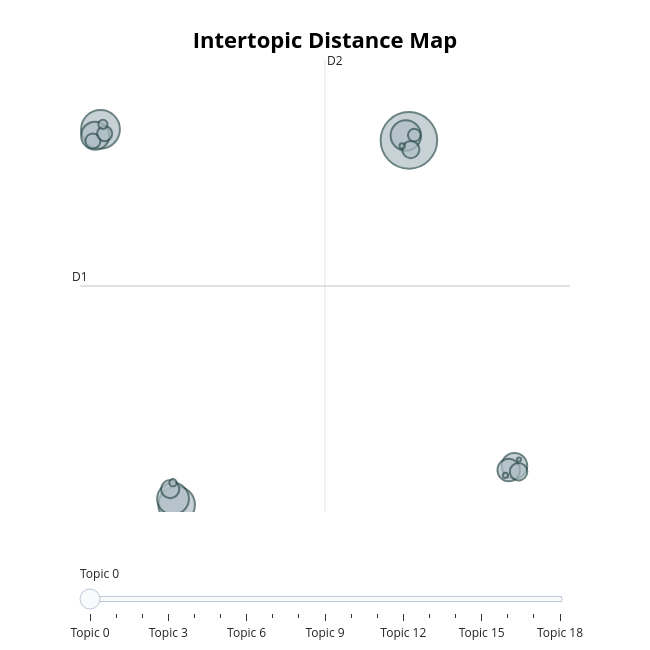

Notebook code for this chart:
### Markdown cell above
### *Visualize topic distribution*

### Code cell
topic_model.visualize_topics()

### Figure 1 — Plotly figure (JSON) as saved in the notebook; plotly's stock layout.template omitted (floating-point values rounded to 4 significant figures)
{"data": [{"customdata": [[0, "scoret | league | spillerne | spillere | champions", 7887], [1, "brexit | parlamentet | statsministeren | statsminister | stortinget", 3706], [2, "pågrepet | etterforskningen | drept | døde | fornærmede", 3292], [3, "ulykken | nødetatene | politiet på | operasjonsleder | brannvesenet", 2493], [4, "årets | serien | tv | kjent | åringen", 2280], [5, "president donald trump | presidentens | sa trump | presidenten | usas president", 1949], [6, "milliarder kroner | millioner kroner | kvartal | økte | veksten", 1619], [7, "hunder | hund | dyrene | hunden | dyr", 1250], [8, "meteorologisk | nedbør | meteorologisk institutt | stormen | været", 825], [9, "bompenger | elbiler | bilistene | elbil | samferdselsminister", 750], [10, "boligen | bygget | leiligheten | brannen | huset", 735], [11, "demonstrantene | demonstranter | protestene | demonstrasjonene | protester", 564], [12, "klimakrisen | klimaendringene | klimaendringer | utslippene | utslipp", 559], [13, "barnet | barn | barna | unge | første", 394], [14, "jernbane nord | jernbanen | jernbane | nordnorsk | nord norge", 208], [15, "turismen | turistene | turister | reiseliv | syden", 130], [16, "satellitter | månen | planet | planeten | space", 72], [17, "forskere | forskningen | vitenskap | forskerne | aftenpostens", 69], [18, "oljeselskapet | equinors | equinor | olje gass | norsk sokkel", 42]], "hovertemplate": "<b>Topic %{customdata[0]}</b><br>%{customdata[1]}<br>Size: %{customdata[2]}", "legendgroup": "", "marker": {"color": "#B0BEC5", "line": {"color": "DarkSlateGrey", "width": 2}, "size": [7887, 3706, 3292, 2493, 2280, 1949, 1619, 1250, 825, 750, 735, 564, 559, 394, 208, 130, 72, 69, 42], "sizemode": "area", "sizeref": 4.929, "symbol": "circle"}, "mode": "markers", "name": "", "orientation": "v", "showlegend": false, "type": "scatter", "x": [16.75, -5.715, -0.1688, -0.4326, 16.52, -6.101, 24.43, 24.01, -0.6388, 24.73, 16.88, -6.268, -5.413, 17.13, -5.541, -0.4373, 16.25, 23.78, 24.76], "xaxis": "x", "y": [19.86, 20.39, 2.34, 2.628, 20.09, 20.08, 4.208, 4.008, 3.09, 3.927, 19.42, 19.83, 20.18, 20.11, 20.63, 3.398, 19.59, 3.754, 4.516], "yaxis": "y"}], "layout": {"annotations": [{"showarrow": false, "text": "D1", "x": -7.208, "y": 12.86, "yshift": 10}, {"showarrow": false, "text": "D2", "x": 10.64, "xshift": 10, "y": 23.72}], "height": 650, "hoverlabel": {"bgcolor": "white", "font": {"family": "Rockwell", "size": 16}}, "legend": {"itemsizing": "constant", "tracegroupgap": 0}, "margin": {"t": 60}, "shapes": [{"line": {"color": "#CFD8DC", "width": 2}, "type": "line", "x0": 10.64, "x1": 10.64, "y0": 1.989, "y1": 23.72}, {"line": {"color": "#9E9E9E", "width": 2}, "type": "line", "x0": -7.208, "x1": 28.48, "y0": 12.86, "y1": 12.86}], "sliders": [{"active": 0, "pad": {"t": 50}, "steps": [{"args": [{"marker.color": [["red", "#B0BEC5", "#B0BEC5", "#B0BEC5", "#B0BEC5", "#B0BEC5", "#B0BEC5", "#B0BEC5", "#B0BEC5", "#B0BEC5", "#B0BEC5", "#B0BEC5", "#B0BEC5", "#B0BEC5", "#B0BEC5", "#B0BEC5", "#B0BEC5", "#B0BEC5", "#B0BEC5"]]}], "label": "Topic 0", "method": "update"}, {"args": [{"marker.color": [["#B0BEC5", "red", "#B0BEC5", "#B0BEC5", "#B0BEC5", "#B0BEC5", "#B0BEC5", "#B0BEC5", "#B0BEC5", "#B0BEC5", "#B0BEC5", "#B0BEC5", "#B0BEC5", "#B0BEC5", "#B0BEC5", "#B0BEC5", "#B0BEC5", "#B0BEC5", "#B0BEC5"]]}], "label": "Topic 1", "method": "update"}, {"args": [{"marker.color": [["#B0BEC5", "#B0BEC5", "red", "#B0BEC5", "#B0BEC5", "#B0BEC5", "#B0BEC5", "#B0BEC5", "#B0BEC5", "#B0BEC5", "#B0BEC5", "#B0BEC5", "#B0BEC5", "#B0BEC5", "#B0BEC5", "#B0BEC5", "#B0BEC5", "#B0BEC5", "#B0BEC5"]]}], "label": "Topic 2", "method": "update"}, {"args": [{"marker.color": [["#B0BEC5", "#B0BEC5", "#B0BEC5", "red", "#B0BEC5", "#B0BEC5", "#B0BEC5", "#B0BEC5", "#B0BEC5", "#B0BEC5", "#B0BEC5", "#B0BEC5", "#B0BEC5", "#B0BEC5", "#B0BEC5", "#B0BEC5", "#B0BEC5", "#B0BEC5", "#B0BEC5"]]}], "label": "Topic 3", "method": "update"}, {"args": [{"marker.color": [["#B0BEC5", "#B0BEC5", "#B0BEC5", "#B0BEC5", "red", "#B0BEC5", "#B0BEC5", "#B0BEC5", "#B0BEC5", "#B0BEC5", "#B0BEC5", "#B0BEC5", "#B0BEC5", "#B0BEC5", "#B0BEC5", "#B0BEC5", "#B0BEC5", "#B0BEC5", "#B0BEC5"]]}], "label": "Topic 4", "method": "update"}, {"args": [{"marker.color": [["#B0BEC5", "#B0BEC5", "#B0BEC5", "#B0BEC5", "#B0BEC5", "red", "#B0BEC5", "#B0BEC5", "#B0BEC5", "#B0BEC5", "#B0BEC5", "#B0BEC5", "#B0BEC5", "#B0BEC5", "#B0BEC5", "#B0BEC5", "#B0BEC5", "#B0BEC5", "#B0BEC5"]]}], "label": "Topic 5", "method": "update"}, {"args": [{"marker.color": [["#B0BEC5", "#B0BEC5", "#B0BEC5", "#B0BEC5", "#B0BEC5", "#B0BEC5", "red", "#B0BEC5", "#B0BEC5", "#B0BEC5", "#B0BEC5", "#B0BEC5", "#B0BEC5", "#B0BEC5", "#B0BEC5", "#B0BEC5", "#B0BEC5", "#B0BEC5", "#B0BEC5"]]}], "label": "Topic 6", "method": "update"}, {"args": [{"marker.color": [["#B0BEC5", "#B0BEC5", "#B0BEC5", "#B0BEC5", "#B0BEC5", "#B0BEC5", "#B0BEC5", "red", "#B0BEC5", "#B0BEC5", "#B0BEC5", "#B0BEC5", "#B0BEC5", "#B0BEC5", "#B0BEC5", "#B0BEC5", "#B0BEC5", "#B0BEC5", "#B0BEC5"]]}], "label": "Topic 7", "method": "update"}, {"args": [{"marker.color": [["#B0BEC5", "#B0BEC5", "#B0BEC5", "#B0BEC5", "#B0BEC5", "#B0BEC5", "#B0BEC5", "#B0BEC5", "red", "#B0BEC5", "#B0BEC5", "#B0BEC5", "#B0BEC5", "#B0BEC5", "#B0BEC5", "#B0BEC5", "#B0BEC5", "#B0BEC5", "#B0BEC5"]]}], "label": "Topic 8", "method": "update"}, {"args": [{"marker.color": [["#B0BEC5", "#B0BEC5", "#B0BEC5", "#B0BEC5", "#B0BEC5", "#B0BEC5", "#B0BEC5", "#B0BEC5", "#B0BEC5", "red", "#B0BEC5", "#B0BEC5", "#B0BEC5", "#B0BEC5", "#B0BEC5", "#B0BEC5", "#B0BEC5", "#B0BEC5", "#B0BEC5"]]}], "label": "Topic 9", "method": "update"}, {"args": [{"marker.color": [["#B0BEC5", "#B0BEC5", "#B0BEC5", "#B0BEC5", "#B0BEC5", "#B0BEC5", "#B0BEC5", "#B0BEC5", "#B0BEC5", "#B0BEC5", "red", "#B0BEC5", "#B0BEC5", "#B0BEC5", "#B0BEC5", "#B0BEC5", "#B0BEC5", "#B0BEC5", "#B0BEC5"]]}], "label": "Topic 10", "method": "update"}, {"args": [{"marker.color": [["#B0BEC5", "#B0BEC5", "#B0BEC5", "#B0BEC5", "#B0BEC5", "#B0BEC5", "#B0BEC5", "#B0BEC5", "#B0BEC5", "#B0BEC5", "#B0BEC5", "red", "#B0BEC5", "#B0BEC5", "#B0BEC5", "#B0BEC5", "#B0BEC5", "#B0BEC5", "#B0BEC5"]]}], "label": "Topic 11", "method": "update"}, {"args": [{"marker.color": [["#B0BEC5", "#B0BEC5", "#B0BEC5", "#B0BEC5", "#B0BEC5", "#B0BEC5", "#B0BEC5", "#B0BEC5", "#B0BEC5", "#B0BEC5", "#B0BEC5", "#B0BEC5", "red", "#B0BEC5", "#B0BEC5", "#B0BEC5", "#B0BEC5", "#B0BEC5", "#B0BEC5"]]}], "label": "Topic 12", "method": "update"}, {"args": [{"marker.color": [["#B0BEC5", "#B0BEC5", "#B0BEC5", "#B0BEC5", "#B0BEC5", "#B0BEC5", "#B0BEC5", "#B0BEC5", "#B0BEC5", "#B0BEC5", "#B0BEC5", "#B0BEC5", "#B0BEC5", "red", "#B0BEC5", "#B0BEC5", "#B0BEC5", "#B0BEC5", "#B0BEC5"]]}], "label": "Topic 13", "method": "update"}, {"args": [{"marker.color": [["#B0BEC5", "#B0BEC5", "#B0BEC5", "#B0BEC5", "#B0BEC5", "#B0BEC5", "#B0BEC5", "#B0BEC5", "#B0BEC5", "#B0BEC5", "#B0BEC5", "#B0BEC5", "#B0BEC5", "#B0BEC5", "red", "#B0BEC5", "#B0BEC5", "#B0BEC5", "#B0BEC5"]]}], "label": "Topic 14", "method": "update"}, {"args": [{"marker.color": [["#B0BEC5", "#B0BEC5", "#B0BEC5", "#B0BEC5", "#B0BEC5", "#B0BEC5", "#B0BEC5", "#B0BEC5", "#B0BEC5", "#B0BEC5", "#B0BEC5", "#B0BEC5", "#B0BEC5", "#B0BEC5", "#B0BEC5", "red", "#B0BEC5", "#B0BEC5", "#B0BEC5"]]}], "label": "Topic 15", "method": "update"}, {"args": [{"marker.color": [["#B0BEC5", "#B0BEC5", "#B0BEC5", "#B0BEC5", "#B0BEC5", "#B0BEC5", "#B0BEC5", "#B0BEC5", "#B0BEC5", "#B0BEC5", "#B0BEC5", "#B0BEC5", "#B0BEC5", "#B0BEC5", "#B0BEC5", "#B0BEC5", "red", "#B0BEC5", "#B0BEC5"]]}], "label": "Topic 16", "method": "update"}, {"args": [{"marker.color": [["#B0BEC5", "#B0BEC5", "#B0BEC5", "#B0BEC5", "#B0BEC5", "#B0BEC5", "#B0BEC5", "#B0BEC5", "#B0BEC5", "#B0BEC5", "#B0BEC5", "#B0BEC5", "#B0BEC5", "#B0BEC5", "#B0BEC5", "#B0BEC5", "#B0BEC5", "red", "#B0BEC5"]]}], "label": "Topic 17", "method": "update"}, {"args": [{"marker.color": [["#B0BEC5", "#B0BEC5", "#B0BEC5", "#B0BEC5", "#B0BEC5", "#B0BEC5", "#B0BEC5", "#B0BEC5", "#B0BEC5", "#B0BEC5", "#B0BEC5", "#B0BEC5", "#B0BEC5", "#B0BEC5", "#B0BEC5", "#B0BEC5", "#B0BEC5", "#B0BEC5", "red"]]}], "label": "Topic 18", "method": "update"}]}], "title": {"font": {"color": "Black", "size": 22}, "text": "<b>Intertopic Distance Map</b>", "x": 0.5, "xanchor": "center", "y": 0.95, "yanchor": "top"}, "width": 650, "xaxis": {"anchor": "y", "domain": [0, 1], "range": [-7.208, 28.48], "title": {"text": ""}, "visible": false}, "yaxis": {"anchor": "x", "domain": [0, 1], "range": [1.989, 23.72], "title": {"text": ""}, "visible": false}}}
